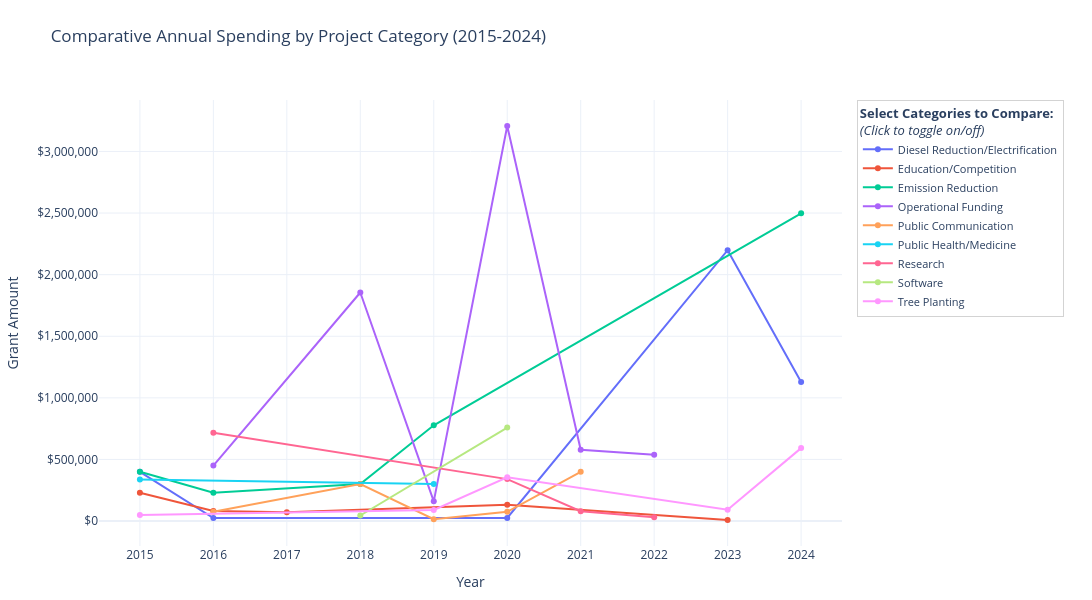

This figure's notebook cell:
### Code cell
# 2. TRANSFORM DATA: Handle both Project Category 1 and 2
df1 = df[['Year', 'Grant Amount', 'Project Category 1']].rename(columns={'Project Category 1': 'Project Category'})
df2 = df[['Year', 'Grant Amount', 'Project Category 2']].rename(columns={'Project Category 2': 'Project Category'})

# Combine and remove rows where the category is empty
df_combined = pd.concat([df1, df2]).dropna(subset=['Project Category'])

# 3. GROUP DATA: Sum spending by Year and Category
df_grouped = df_combined.groupby(['Year', 'Project Category'])['Grant Amount'].sum().reset_index()

# Get the list of unique categories
categories = sorted(df_grouped['Project Category'].unique())

# --- CREATE THE FIGURE ---
fig = go.Figure()

# Add a trace for each category (this makes each one toggleable)
for cat in categories:
    temp_df = df_grouped[df_grouped['Project Category'] == cat]
    fig.add_trace(
        go.Scatter(
            x=temp_df['Year'], 
            y=temp_df['Grant Amount'], 
            name=cat, 
            mode='lines+markers',
            visible=True, # All visible by default
            hovertemplate="<b>" + cat + "</b><br>Amount: $%{y:,.0f}<extra></extra>"
        )
    )

# --- CONFIGURE LAYOUT FOR COMPARISON ---
fig.update_layout(
    width=1100, # Widened slightly to make room for the legend
    height=600,
    autosize=False,
    margin=dict(l=50, r=250, t=100, b=50), # Large right margin for the legend "menu"
    xaxis=dict(title="Year", tickmode='linear'), 
    yaxis=dict(
        title="Grant Amount",
        tickprefix="$",    
        tickformat=",",    
    ),
    title={
            'text': "Comparative Annual Spending by Project Category (2015-2024)",
            'y': 0.95, 
            'x': 0.5, 
            'xanchor': 'right', 
            'yanchor': 'top'
    },
    # Legend settings to make it act like a checkbox menu
    legend=dict(
        title="<b>Select Categories to Compare:</b><br><i>(Click to toggle on/off)</i>",
        orientation="v",
        yanchor="top",
        y=1,
        xanchor="left",
        x=1.02, # Position it to the right of the plot
        itemclick="toggle", # Toggles visibility like a checkbox
        itemdoubleclick="toggleothers", # Double-click to see ONLY that category
        font=dict(size=11),
        bgcolor="rgba(255, 255, 255, 0.8)",
        bordercolor="lightgrey",
        borderwidth=1
    ),
    template="plotly_white",
    hovermode="x unified" # Shows all active categories in one hover window for comparison
)

fig.show()

# Export for Wix (Copy the snippet below if needed)
html_snippet = fig.to_html(full_html=False, include_plotlyjs='cdn')
print(html_snippet)

### Figure 1 — Plotly figure (JSON) as saved in the notebook; plotly's stock layout.template omitted (floating-point values rounded to 4 significant figures)
{"data": [{"hovertemplate": "<b>Diesel Reduction/Electrification</b><br>Amount: $%{y:,.0f}<extra></extra>", "mode": "lines+markers", "name": "Diesel Reduction/Electrification", "type": "scatter", "visible": true, "x": [2015, 2016, 2020, 2023, 2024], "y": [400000, 24000, 25000, 2198339, 1128155]}, {"hovertemplate": "<b>Education/Competition</b><br>Amount: $%{y:,.0f}<extra></extra>", "mode": "lines+markers", "name": "Education/Competition", "type": "scatter", "visible": true, "x": [2015, 2016, 2017, 2020, 2023], "y": [229000, 82000, 72500, 131495, 9000]}, {"hovertemplate": "<b>Emission Reduction</b><br>Amount: $%{y:,.0f}<extra></extra>", "mode": "lines+markers", "name": "Emission Reduction", "type": "scatter", "visible": true, "x": [2015, 2016, 2018, 2019, 2024], "y": [400000, 230000, 300000, 777100, 2497450]}, {"hovertemplate": "<b>Operational Funding</b><br>Amount: $%{y:,.0f}<extra></extra>", "mode": "lines+markers", "name": "Operational Funding", "type": "scatter", "visible": true, "x": [2016, 2018, 2019, 2020, 2021, 2022], "y": [450000, 1854962, 159765, 3206101, 578684, 539125]}, {"hovertemplate": "<b>Public Communication</b><br>Amount: $%{y:,.0f}<extra></extra>", "mode": "lines+markers", "name": "Public Communication", "type": "scatter", "visible": true, "x": [2016, 2018, 2019, 2020, 2021], "y": [75900, 300000, 15000, 75000, 400000]}, {"hovertemplate": "<b>Public Health/Medicine</b><br>Amount: $%{y:,.0f}<extra></extra>", "mode": "lines+markers", "name": "Public Health/Medicine", "type": "scatter", "visible": true, "x": [2015, 2019], "y": [337600, 300000]}, {"hovertemplate": "<b>Research</b><br>Amount: $%{y:,.0f}<extra></extra>", "mode": "lines+markers", "name": "Research", "type": "scatter", "visible": true, "x": [2016, 2020, 2021, 2022], "y": [717246, 340554, 79897, 30000]}, {"hovertemplate": "<b>Software</b><br>Amount: $%{y:,.0f}<extra></extra>", "mode": "lines+markers", "name": "Software", "type": "scatter", "visible": true, "x": [2018, 2020], "y": [45000, 758725]}, {"hovertemplate": "<b>Tree Planting</b><br>Amount: $%{y:,.0f}<extra></extra>", "mode": "lines+markers", "name": "Tree Planting", "type": "scatter", "visible": true, "x": [2015, 2019, 2020, 2023, 2024], "y": [50000, 90000, 355555, 92000, 592000]}], "layout": {"autosize": false, "height": 600, "hovermode": "x unified", "legend": {"bgcolor": "rgba(255, 255, 255, 0.8)", "bordercolor": "lightgrey", "borderwidth": 1, "font": {"size": 11}, "itemclick": "toggle", "itemdoubleclick": "toggleothers", "orientation": "v", "title": {"text": "<b>Select Categories to Compare:</b><br><i>(Click to toggle on/off)</i>"}, "x": 1.02, "xanchor": "left", "y": 1, "yanchor": "top"}, "margin": {"b": 50, "l": 50, "r": 250, "t": 100}, "title": {"text": "Comparative Annual Spending by Project Category (2015-2024)", "x": 0.5, "xanchor": "right", "y": 0.95, "yanchor": "top"}, "width": 1100, "xaxis": {"tickmode": "linear", "title": {"text": "Year"}}, "yaxis": {"tickformat": ",", "tickprefix": "$", "title": {"text": "Grant Amount"}}}}
